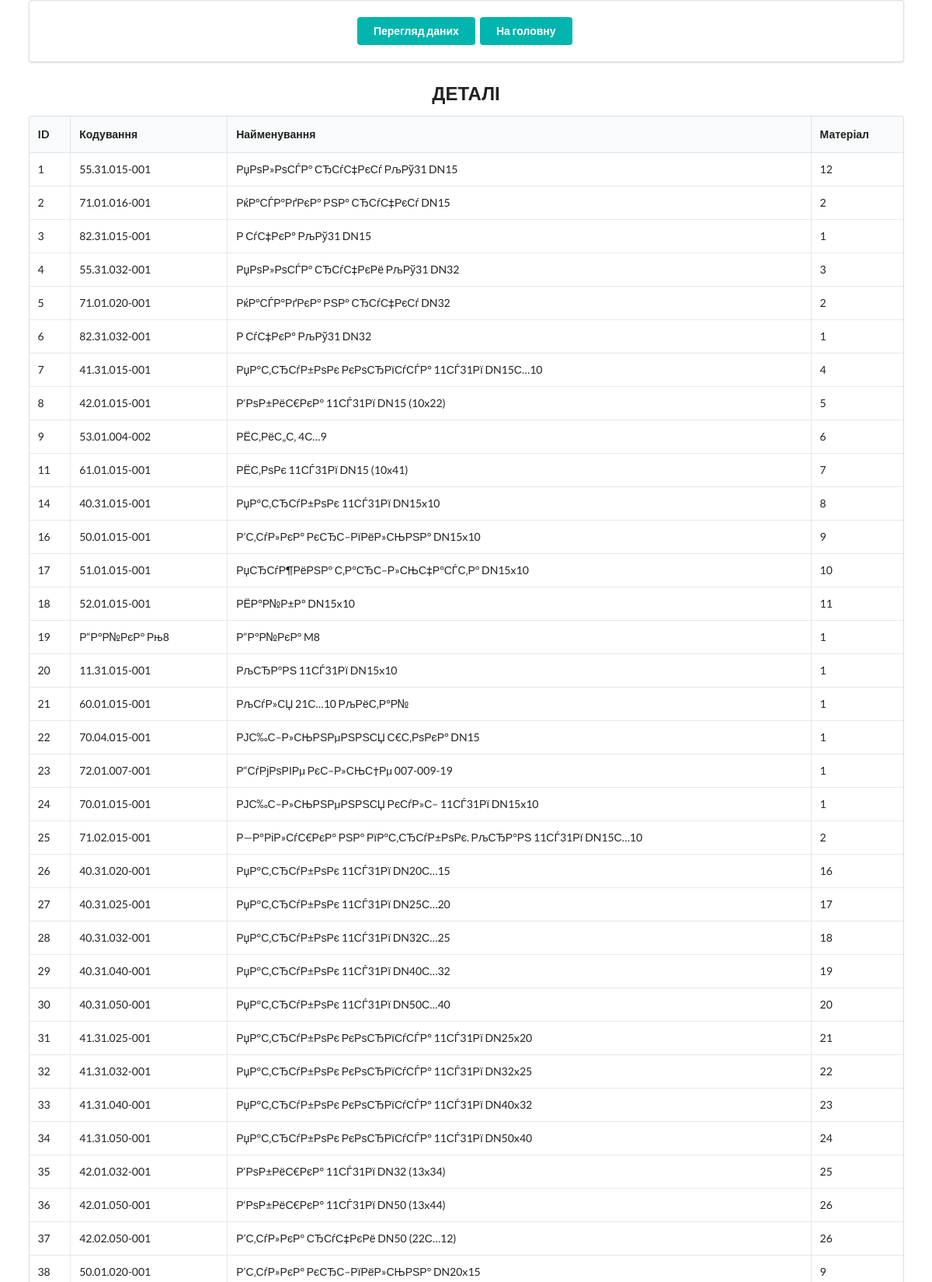
The page /detail_all (upper part) on the database its author committed.
### tables/tables.py (models this page shows)
class Detail(Base):
    __tablename__ = 'details'
    id = Column(Integer, primary_key=True, index=True)                      #
    coding = Column(VARCHAR(13))                                            # Кодування
    name = Column(String)                                                   # Найменування
    product_type= Column(Integer)
    material_id = Column(Integer, ForeignKey("materials.id"))               #
    lenght_workpiece = Column(Float)                                        # Довжина заготовки
    width_workpiece = Column(Float)                                         # Ширина заготовки
    trimming = Column(Float)                                                # Торцовка
    lenght_detail = Column(Float)                                           # Довжина деталі
    rate_costs = Column(Float)                                              # Норма розтрат, мм.
    notes = Column(String)
    price = Column(Float)                                                   # ціна
    date_created = Column(DateTime, default=datetime.today)
    date_updated = Column(DateTime, default=datetime.today, onupdate=datetime.today)
    Material = relationship("Material")

### routers/revision/revision_router.py (the view)
@app.get('/detail_all')
def detailall(request: Request, db_session: Session = Depends(get_db)):
    materials = db_session.query(Material).all()
    details = db_session.query(Detail).all()
    return templates.TemplateResponse('/revision/index_detail_all.html',
                                      {'request': request,
                                       'detail_list': details,
                                       'material_list': materials,}
                                      )

### templates/revision/index_detail_all.html
{% extends 'layout.html' %}
{% block content %}
<div class="ui container">
    <div class="ui padded segment">
        <div class="ui center aligned container">
                <a href="revision" class="ui teal button">Перегляд даних</a>
                <a href="/" class="ui teal button">На головну</a>
        </div>
    </div>
    <h2 class="ui center aligned header">ДЕТАЛІ</h2>
    <table class="ui celled table">
        <thead>
            <tr>
                <th>ID</th>
                <th>Кодування</th>
                <th>Найменування</th>
                <th>Матеріал</th>
            </tr>
        </thead>
        <tbody>
            {% for detail in detail_list %}
                <tr>
                    <td> {{ detail.id }} </td>
                    <td> {{ detail.coding }} </td>
                    <td> {{ detail.name }} </td>
                    <td> {{ detail.material_id }} </td>
                </tr>
            {% endfor %}
        </tbody>
    </table>
</div>
{% endblock content %}

### rows shown on the page
Detail: id "1", coding "55.31.015-001", name "РџРѕР»РѕСЃР° СЂСѓС‡РєСѓ РљРў31 DN15", material_id "12"
Detail: id "2", coding "71.01.016-001", name "РќР°СЃР°РґРєР° РЅР° СЂСѓС‡РєСѓ DN15", material_id "2"
Detail: id "3", coding "82.31.015-001", name "Р СѓС‡РєР° РљРў31 DN15", material_id "1"
Detail: id "4", coding "55.31.032-001", name "РџРѕР»РѕСЃР° СЂСѓС‡РєРё РљРў31 DN32", material_id "3"
Detail: id "5", coding "71.01.020-001", name "РќР°СЃР°РґРєР° РЅР° СЂСѓС‡РєСѓ DN32", material_id "2"
Detail: id "6", coding "82.31.032-001", name "Р СѓС‡РєР° РљРў31 DN32", material_id "1"
Detail: id "7", coding "41.31.015-001", name "РџР°С‚СЂСѓР±РѕРє РєРѕСЂРїСѓСЃР° 11СЃ31Рї DN15С…10", material_id "4"
Detail: id "8", coding "42.01.015-001", name "Р‘РѕР±РёС€РєР° 11СЃ31Рї DN15 (10x22)", material_id "5"
Detail: id "9", coding "53.01.004-002", name "РЁС‚РёС„С‚ 4С…9", material_id "6"
Detail: id "11", coding "61.01.015-001", name "РЁС‚РѕРє 11СЃ31Рї DN15 (10x41)", material_id "7"
Detail: id "14", coding "40.31.015-001", name "РџР°С‚СЂСѓР±РѕРє 11СЃ31Рї DN15x10", material_id "8"
Detail: id "16", coding "50.01.015-001", name "Р’С‚СѓР»РєР° РєСЂС–РїРёР»СЊРЅР° DN15x10", material_id "9"
Detail: id "17", coding "51.01.015-001", name "РџСЂСѓР¶РёРЅР° С‚Р°СЂС–Р»СЊС‡Р°СЃС‚Р° DN15x10", material_id "10"
Detail: id "18", coding "52.01.015-001", name "РЁР°Р№Р±Р° DN15x10", material_id "11"
Detail: id "19", coding "Р“Р°Р№РєР° Рњ8", name "Р“Р°Р№РєР° M8", material_id "1"
Detail: id "20", coding "11.31.015-001", name "РљСЂР°РЅ 11СЃ31Рї DN15x10", material_id "1"
Detail: id "21", coding "60.01.015-001", name "РљСѓР»СЏ 21С…10 РљРёС‚Р°Р№", material_id "1"
Detail: id "22", coding "70.04.015-001", name "РЈС‰С–Р»СЊРЅРµРЅРЅСЏ С€С‚РѕРєР° DN15", material_id "1"
Detail: id "23", coding "72.01.007-001", name "Р“СѓРјРѕРІРµ РєС–Р»СЊС†Рµ 007-009-19", material_id "1"
Detail: id "24", coding "70.01.015-001", name "РЈС‰С–Р»СЊРЅРµРЅРЅСЏ РєСѓР»С– 11СЃ31Рї DN15x10", material_id "1"
Detail: id "25", coding "71.02.015-001", name "Р—Р°РіР»СѓС€РєР° РЅР° РїР°С‚СЂСѓР±РѕРє. РљСЂР°РЅ 11СЃ31Рї DN15С…10", material_id "2"
Detail: id "26", coding "40.31.020-001", name "РџР°С‚СЂСѓР±РѕРє 11СЃ31Рї DN20С…15", material_id "16"
Detail: id "27", coding "40.31.025-001", name "РџР°С‚СЂСѓР±РѕРє 11СЃ31Рї DN25С…20", material_id "17"
Detail: id "28", coding "40.31.032-001", name "РџР°С‚СЂСѓР±РѕРє 11СЃ31Рї DN32С…25", material_id "18"
Detail: id "29", coding "40.31.040-001", name "РџР°С‚СЂСѓР±РѕРє 11СЃ31Рї DN40С…32", material_id "19"
Detail: id "30", coding "40.31.050-001", name "РџР°С‚СЂСѓР±РѕРє 11СЃ31Рї DN50С…40", material_id "20"
Detail: id "31", coding "41.31.025-001", name "РџР°С‚СЂСѓР±РѕРє РєРѕСЂРїСѓСЃР° 11СЃ31Рї DN25x20", material_id "21"
Detail: id "32", coding "41.31.032-001", name "РџР°С‚СЂСѓР±РѕРє РєРѕСЂРїСѓСЃР° 11СЃ31Рї DN32x25", material_id "22"
Detail: id "33", coding "41.31.040-001", name "РџР°С‚СЂСѓР±РѕРє РєРѕСЂРїСѓСЃР° 11СЃ31Рї DN40x32", material_id "23"
Detail: id "34", coding "41.31.050-001", name "РџР°С‚СЂСѓР±РѕРє РєРѕСЂРїСѓСЃР° 11СЃ31Рї DN50x40", material_id "24"
Detail: id "35", coding "42.01.032-001", name "Р‘РѕР±РёС€РєР° 11СЃ31Рї DN32 (13x34)", material_id "25"
Detail: id "36", coding "42.01.050-001", name "Р‘РѕР±РёС€РєР° 11СЃ31Рї DN50 (13x44)", material_id "26"
Detail: id "37", coding "42.02.050-001", name "Р’С‚СѓР»РєР° СЂСѓС‡РєРё DN50 (22С…12)", material_id "26"
Detail: id "38", coding "50.01.020-001", name "Р’С‚СѓР»РєР° РєСЂС–РїРёР»СЊРЅР° DN20x15", material_id "9"
